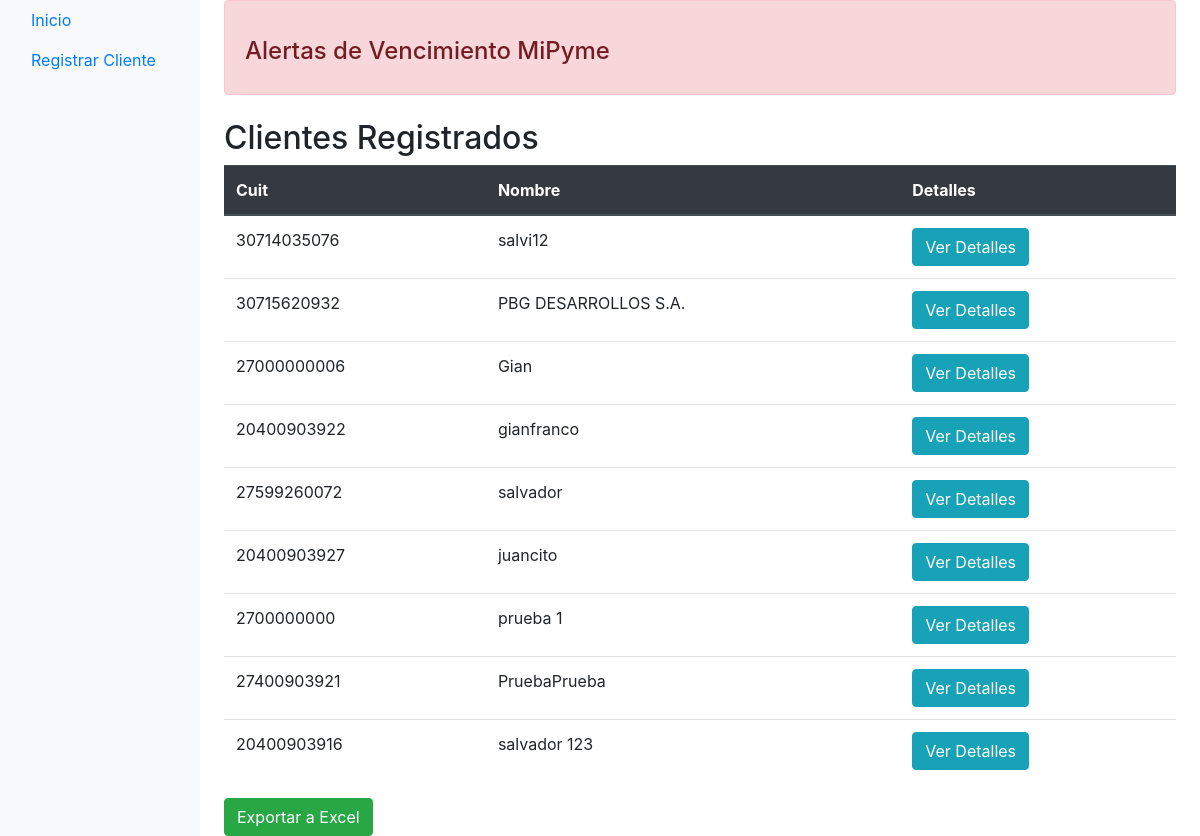
Before: / with the older database file.
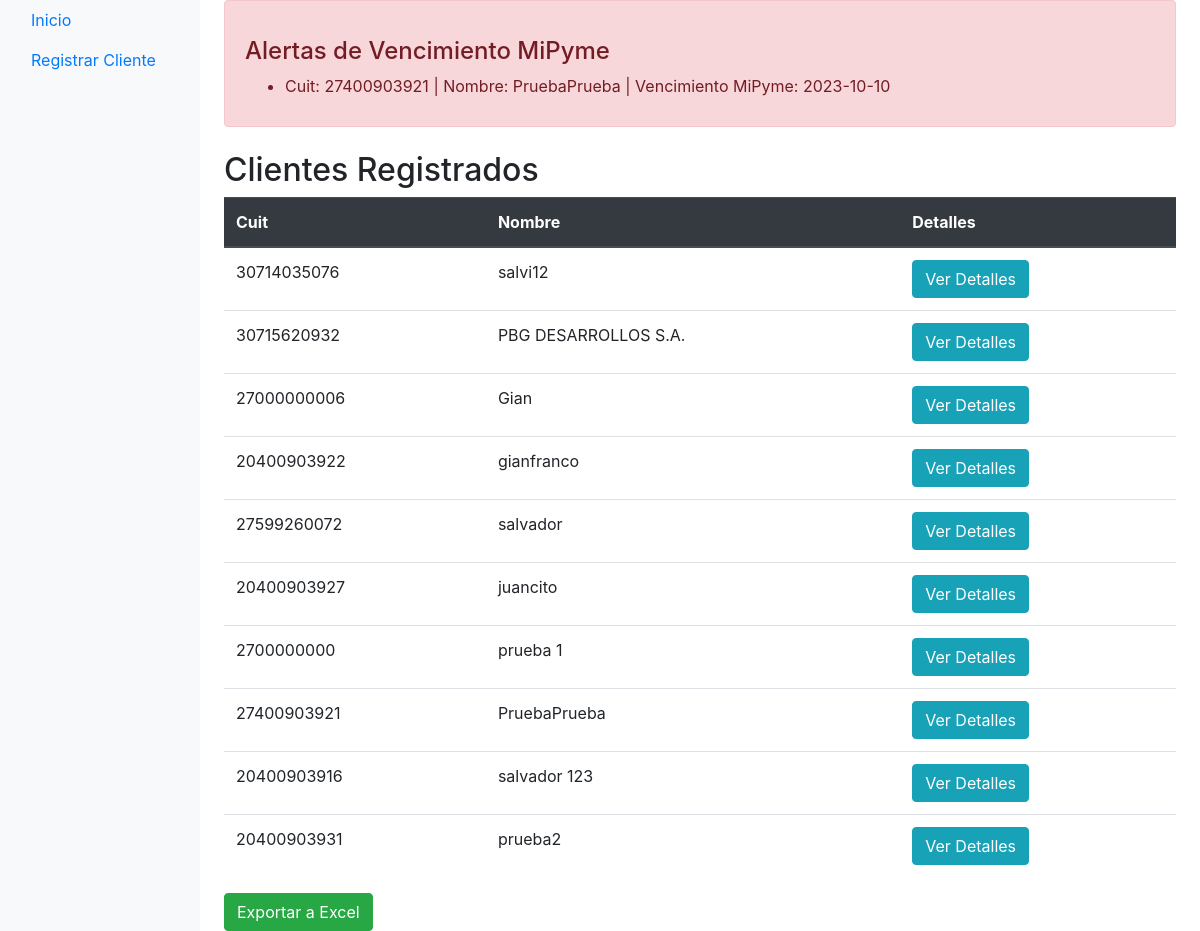
After: the same page with the newer database file.
### tables this page shows
CREATE TABLE clientes (
                        cuit TEXT PRIMARY KEY,
                        password TEXT,
                        nombre TEXT
                      , liquidador TEXT, tiene_certificado BOOLEAN, vencimiento_certificado DATE);

### app.py (the view)
@app.route('/', methods=['GET', 'POST'])
def home():
    clientes = obtener_todos_los_clientes()
    clientes_con_alerta = consultar_vencimientos_proximos_mipyme()
    return render_template('home.html',
                           clientes=clientes,
                           clientes_con_alerta=clientes_con_alerta)

### app.py (called while the page is built)
def obtener_todos_los_clientes():
    conn = sqlite3.connect('test.db')
    cursor = conn.cursor()
    cursor.execute("SELECT * FROM clientes")
    clientes = cursor.fetchall()
    print(clientes)
    conn.close()
    return clientes

def consultar_vencimientos_proximos_mipyme():
    fecha_actual = datetime.date.today()
    primer_dia_proximo_mes = fecha_actual.replace(day=1)
    fecha_proximo_mes = primer_dia_proximo_mes + datetime.timedelta(days=32)
    conn = sqlite3.connect('test.db')
    cursor = conn.cursor()
    cursor.execute("SELECT * FROM clientes WHERE vencimiento_certificado BETWEEN ? AND ?",
                   (primer_dia_proximo_mes, fecha_proximo_mes))
    clientes_con_alerta = cursor.fetchall()
    print(clientes_con_alerta)
    conn.close()
    return clientes_con_alerta

### templates/home.html (shortened to what this page needs)
<!DOCTYPE html>
<html>
<head>
    <link rel="stylesheet" href="https://maxcdn.bootstrapcdn.com/bootstrap/4.5.2/css/bootstrap.min.css">
</head>
<body>
    <div class="container-fluid">
        <div class="row">
            <nav id="sidebar" class="col-md-3 col-lg-2 d-md-block bg-light sidebar">
                <div class="position-sticky">
                    <ul class="nav flex-column">
                        <li class="nav-item">
                            <a class="nav-link" href="/">Inicio</a>
                        </li>
                        <li class="nav-item">
                            <a class="nav-link" href="/registrar_cliente">Registrar Cliente</a>
                        </li>
                    </ul>
                </div>
            </nav>
            <main role="main" class="col-md-9 ml-sm-auto col-lg-10 px-md-4">
                {% block content %}
                    <div class="alert alert-danger">
                        <h4 class="mt-4">Alertas de Vencimiento MiPyme</h4>
                        <ul>
                            {% for cliente_con_alerta in clientes_con_alerta %}
                            <li>
                                Cuit: {{ cliente_con_alerta[0] }} |
                                Nombre: {{ cliente_con_alerta[2] }} |
                                Vencimiento MiPyme: {{ cliente_con_alerta[5] }}
                            </li>
                            {% endfor %}
                        </ul>
                    </div>
                    <h2 class="mt-4">Clientes Registrados</h2>
                    <table class="table">
                        <thead class="thead-dark">
                            <tr>
                                <th scope="col">Cuit</th>
                                <th scope="col">Nombre</th>
                                <th scope="col">Detalles</th>
                            </tr>
                        </thead>
                        <tbody>
                            {% for cliente in clientes %}
                                <tr>
                                    <td>{{ cliente[0] }}</td>
                                    <td>{{ cliente[2] }}</td>
                                    <td><a href="/cliente/{{ cliente[0] }}" class="btn btn-info">Ver Detalles</a></td>
                                </tr>
                            {% endfor %}
                        </tbody>
                    </table>
                    <a href="{{ url_for('exportar_excel') }}" class="btn btn-success">Exportar a Excel</a>
                {% endblock %}
            </main>
        </div>
    </div>
</body>
</html>

Changed rows visible on the page:
now on one of the page's lists (row edited): clientes: cuit "27400903921", nombre "PruebaPrueba", vencimiento_certificado "2023-10-10"
added clientes: cuit "20400903931", nombre "prueba2", shown under "Clientes Registrados"
